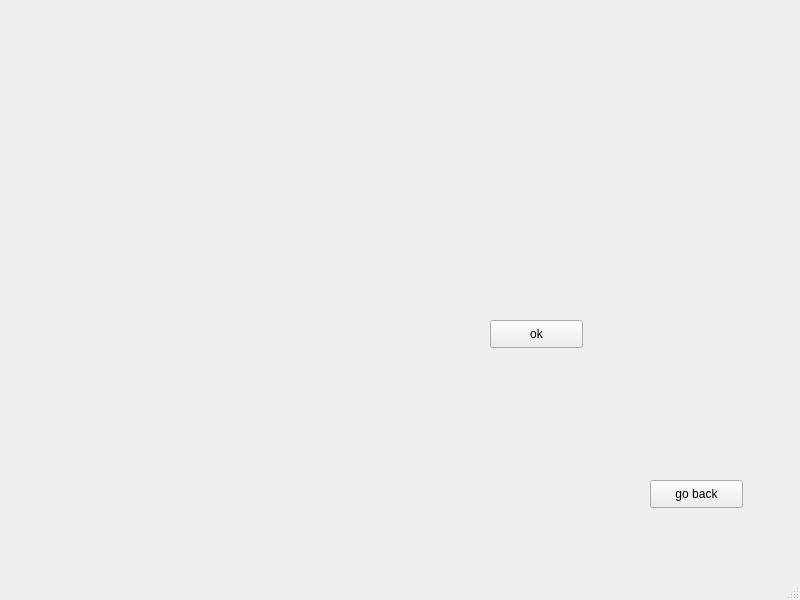
<?xml version="1.0" encoding="UTF-8"?>
<ui version="4.0">
 <class>edituserprofile</class>
 <widget class="QMainWindow" name="edituserprofile">
  <property name="geometry">
   <rect>
    <x>0</x>
    <y>0</y>
    <width>800</width>
    <height>600</height>
   </rect>
  </property>
  <property name="windowTitle">
   <string>MainWindow</string>
  </property>
  <widget class="QWidget" name="centralwidget">
   <widget class="QPushButton" name="cancel">
    <property name="geometry">
     <rect>
      <x>650</x>
      <y>480</y>
      <width>93</width>
      <height>28</height>
     </rect>
    </property>
    <property name="text">
     <string>go back</string>
    </property>
   </widget>
   <widget class="QPushButton" name="confirm">
    <property name="geometry">
     <rect>
      <x>490</x>
      <y>320</y>
      <width>93</width>
      <height>28</height>
     </rect>
    </property>
    <property name="text">
     <string>ok</string>
    </property>
   </widget>
  </widget>
  <widget class="QMenuBar" name="menubar">
   <property name="geometry">
    <rect>
     <x>0</x>
     <y>0</y>
     <width>800</width>
     <height>25</height>
    </rect>
   </property>
  </widget>
  <widget class="QStatusBar" name="statusbar"/>
 </widget>
 <resources/>
 <connections/>
</ui>
